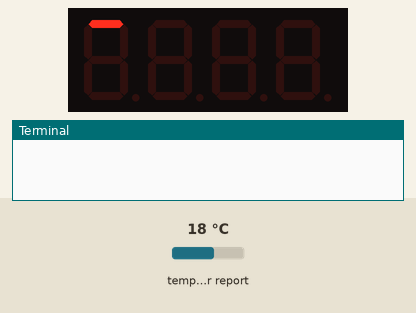
Simulated run of this program. Board: Raspberry Pi (BCM pin numbers). On the bench: 4-digit seven-segment display, the last lines printed to the terminal. The inputs (shaded band) are chosen by the test bench; at power-on: temperature in the web weather report 18 °C. The clock reads 2024-03-15 10:24:30 at power-on unless the program sets it; requests to the public web service named in the program get a made-up reply in its usual format after 0.4 s (London, UTC, broken clouds, 64 % humidity, 1013 hPa unless stated); threads take turns every 2 ms.

Above: at 0.1 s.
At 1.3 s:
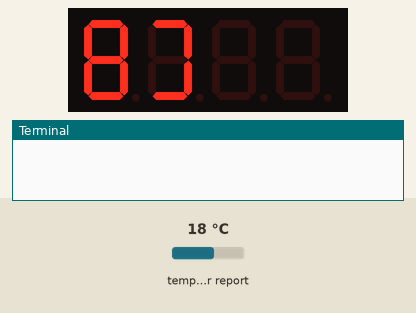
At 1.9 s:
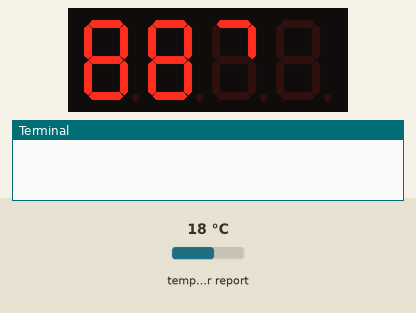
At 2.3 s:
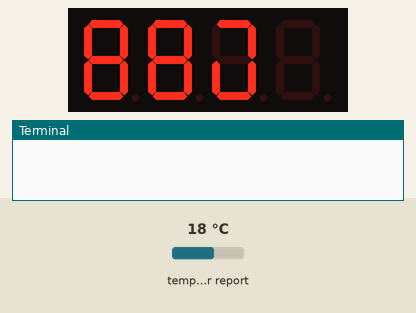
At 4.63 s:
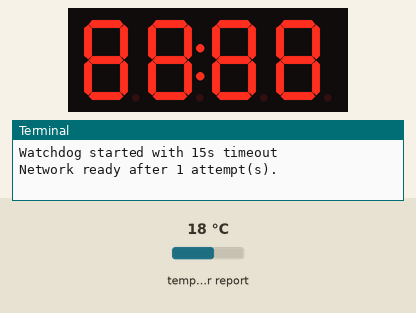
At 38.1 s:
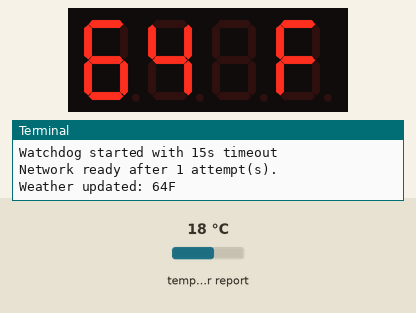

The program:

clock.py
```python
#!/usr/bin/env python3

# Copyright (c) 2015-2026 Sid Gadkari. All rights reserved.
# Redistribution and use in source and binary forms, with or without modification, are permitted provided that the following conditions are met: * Redistributions of source code must retain the above copyright notice, this list of conditions and the following disclaimer. * Redistributions in binary form must reproduce the above copyright notice, this list of conditions and the following disclaimer in the documentation and/or other materials provided with the distribution. * Neither the name of the nor the names of its contributors may be used to endorse or promote products derived from this software without specific prior written permission.
# THIS SOFTWARE IS PROVIDED BY THE COPYRIGHT HOLDERS AND CONTRIBUTORS "AS IS" AND ANY EXPRESS OR IMPLIED WARRANTIES, INCLUDING, BUT NOT LIMITED TO, THE IMPLIED WARRANTIES OF MERCHANTABILITY AND FITNESS FOR A PARTICULAR PURPOSE ARE DISCLAIMED. IN NO EVENT SHALL BE LIABLE FOR ANY DIRECT, INDIRECT, INCIDENTAL, SPECIAL, EXEMPLARY, OR CONSEQUENTIAL DAMAGES (INCLUDING, BUT NOT LIMITED TO, PROCUREMENT OF SUBSTITUTE GOODS OR SERVICES; LOSS OF USE, DATA, OR PROFITS; OR BUSINESS INTERRUPTION) HOWEVER CAUSED AND ON ANY THEORY OF LIABILITY, WHETHER IN CONTRACT, STRICT LIABILITY, OR TORT (INCLUDING NEGLIGENCE OR OTHERWISE) ARISING IN ANY WAY OUT OF THE USE OF THIS SOFTWARE, EVEN IF ADVISED OF THE POSSIBILITY OF SUCH DAMAGE.

# Last Revision Date: 2026-06-15 - I2C watchdog thread added to recover from bus hangs

#---------------------BEGIN USER PREFERENCES-------------
# Define time format (12 or 24 hour)
hour_format = 24

# Define if you want to see weather information (yes/no)
show_weather = "yes"

# Define temperature unit (F or C)
unit_pref = "F"

# Define your Open Weather Map API key
api_key = "ADD API KEY"

# Define your zip code
zip_code = "ADD ZIP CODE"

# Default display brightness (0.0 to 1.0)
default_brightness = 1.0

# Auto dimming based on time of day (enabled/disabled)
auto_dimming = "enabled"

# Display brightness during day (0.0 to 1.0)
day_bright = 0.5

# Display brightness during night (0.0 to 1.0)
night_bright = 0.2

# Maximum number of boot network wait attempts (5 second sleep between each)
network_wait_attempts = 12

# Number of consecutive weather fetch failures before suppressing display
# This prevents a single transient failure from permanently latching the error flag
weather_error_threshold = 3

# Watchdog timeout in seconds - if the main loop hasn't updated the heartbeat
# within this window, the watchdog will kill the process so systemd can restart it
watchdog_timeout = 15

#----------------------END USER PREFERENCES--------------

import os
import time
import datetime
import signal
import sys
import json
import socket
import threading
import urllib.request
import urllib.error
from board import SCL, SDA
import busio
from adafruit_ht16k33.segments import Seg7x4

# Initialize I2C bus
i2c = busio.I2C(SCL, SDA)

# Initialize display
display = Seg7x4(i2c, address=0x70)
display.brightness = default_brightness

# Change working directory
os.chdir('/usr/bin/rpi-clock')

# Set the hour offset based on user preference
hour_offset = 24 - hour_format

# Track consecutive weather fetch failures instead of a simple boolean latch
weather_error_count = 0

# Watchdog heartbeat timestamp - updated each main loop iteration
last_heartbeat = time.monotonic()

# Define display self-test function
def selftest():
    """Light all segments of the display to check for physical problems"""
    for position in [0, 1, 2, 3]:
        display.set_digit_raw(position, 0b00000001)
        time.sleep(0.12)
        display.set_digit_raw(position, 0b00000011)
        time.sleep(0.12)
        display.set_digit_raw(position, 0b00000111)
        time.sleep(0.12)
        display.set_digit_raw(position, 0b00001111)
        time.sleep(0.12)
        display.set_digit_raw(position, 0b00011111)
        time.sleep(0.12)
        display.set_digit_raw(position, 0b00111111)
        time.sleep(0.12)
        display.set_digit_raw(position, 0b01111111)
        time.sleep(0.12)

    display.colon = True
    time.sleep(1)

# Define system signal handler function
def signal_handler(sig, frame):
    """If RPi is shutting down or rebooting clear the LED display"""
    display.fill(0)
    sys.exit(0)

# Define network readiness check
def wait_for_network():
    """
    Block until DNS resolution succeeds or we exhaust attempts.
    Prevents the boot race condition where systemd-resolved isn't
    fully up before the script's first weather fetch.
    """
    for attempt in range(1, network_wait_attempts + 1):
        try:
            socket.getaddrinfo("api.openweathermap.org", 443)
            print(f"Network ready after {attempt} attempt(s).")
            return True
        except socket.gaierror:
            print(f"Network not ready, attempt {attempt}/{network_wait_attempts}. Waiting 5s...")
            time.sleep(5)
    print("Network did not become ready in time. Weather disabled until next successful fetch.")
    return False

# Define watchdog thread function
def watchdog():
    """
    Monitor the main loop heartbeat. If the heartbeat has not been updated
    within watchdog_timeout seconds, the main loop is assumed to be hung on
    an I2C transaction. Send SIGTERM to trigger the signal handler, which
    clears the display before exiting. systemd Restart=always will respawn.
    """
    global last_heartbeat
    while True:
        time.sleep(5)
        elapsed = time.monotonic() - last_heartbeat
        if elapsed > watchdog_timeout:
            print(f"Watchdog: main loop hung for {elapsed:.1f}s, sending SIGTERM to self")
            os.kill(os.getpid(), signal.SIGTERM)

# Define current time function
def currenttime():
    """Get current time and set flags for weather updates"""
    global now
    global hour
    global minute
    global second
    global flag_getweather
    global flag_displayweather

    # Set flag default values
    flag_getweather = False
    flag_displayweather = False

    # Get current time
    now = datetime.datetime.now()
    hour = now.hour
    minute = now.minute
    second = now.second

    # If the current hour is greater than 12, reformat the hour to conform to the user preference setting
    if hour > 12:
        hour = now.hour - hour_offset

    # Define condition to get current temperature
    if (second <= 4) and ((minute % 10) in [3, 6, 9]):
        flag_getweather = True

    # Define condition to display the temperature 4 times a minute
    if second in [5, 20, 35, 50]:
        flag_displayweather = True

# Define weather update function
def weatherupdate():
    """Fetch current temperature from OpenWeatherMap API"""
    global current_temp
    global weather_error_count

    # Define unit preference
    if unit_pref == "F":
        unit_name = "imperial"
    elif unit_pref == "C":
        unit_name = "metric"
    else:
        unit_name = "imperial"

    # Create URL for weather lookup
    url = f"https://api.openweathermap.org/data/2.5/weather?zip={zip_code}&units={unit_name}&appid={api_key}"

    # Get weather conditions
    try:
        with urllib.request.urlopen(url, timeout=10) as response:
            read_weather = response.read()
            parsed_weatherdata = json.loads(read_weather)

        parsed_temp = parsed_weatherdata['main']['temp']

        # Round temperature to nearest integer
        current_temp = int(round(parsed_temp, 0))

        # Successful fetch - reset error counter so display recovers automatically
        weather_error_count = 0
        print(f"Weather updated: {current_temp}{unit_pref}")

    except (urllib.error.URLError, urllib.error.HTTPError, KeyError, json.JSONDecodeError) as e:
        weather_error_count += 1
        print(f"Weather update error ({weather_error_count}/{weather_error_threshold}): {e}")

# Define helper to check if weather display should be suppressed
def weather_ok():
    """Returns True if weather data is usable (error count below threshold)"""
    return weather_error_count < weather_error_threshold

# Define draw unit function
def draw_unit():
    """Draw temperature unit (F or C) on the display"""
    if unit_pref == "F":
        display.set_digit_raw(3, 0b01110001)
    elif unit_pref == "C":
        display.set_digit_raw(3, 0b00111001)

# Define display weather function
def displayweather():
    """Display current temperature on the LED display"""
    global current_temp

    # Clear the display
    display.fill(0)

    try:
        # Handle single digit negative temperatures
        if -9 <= current_temp < 0:
            neg_temp = abs(current_temp)
            display.set_digit_raw(0, 0b01000000)
            display[1] = str(neg_temp % 10)

        # Handle double digit negative temperatures
        elif current_temp <= -10:
            neg_temp = abs(current_temp)
            display.set_digit_raw(0, 0b01000000)
            display[1] = str(neg_temp // 10)
            display[3] = str(neg_temp % 10)

        # Handle single digit positive temperatures
        elif 0 <= current_temp < 10:
            display[0] = str(current_temp % 10)

        # Handle double digit positive temperatures
        elif 10 <= current_temp < 100:
            display[0] = str(current_temp // 10)
            display[1] = str(current_temp % 10)

        # Handle triple digit positive temperatures
        elif current_temp >= 100:
            display[0] = str(current_temp // 100)
            display[1] = str((current_temp % 100) // 10)
            display[3] = str(current_temp % 10)

        # Draw temperature unit
        draw_unit()

        # Show temperature for 5 seconds
        time.sleep(5)

    except Exception as e:
        print(f"Display weather error: {e}")
        return

# Define display time function
def displaytime():
    """Display current time on the LED display"""
    display[0] = str(hour // 10)
    display[1] = str(hour % 10)
    display[2] = str(minute // 10)
    display[3] = str(minute % 10)

    display.colon = True
    time.sleep(1)
    display.colon = False
    time.sleep(1)

# Main execution
if __name__ == "__main__":
    # Run display self-test
    selftest()

    # Set flag when script is first run
    first_run = True

    # Register signal handler for clean shutdown
    signal.signal(signal.SIGTERM, signal_handler)

    # Start watchdog thread
    wdog = threading.Thread(target=watchdog, daemon=True)
    wdog.start()
    print(f"Watchdog started with {watchdog_timeout}s timeout")

    # Wait for network before attempting first weather fetch
    # This resolves the boot race condition with systemd-resolved
    if show_weather == "yes":
        wait_for_network()

    # Start main loop
    try:
        while True:
            # Update watchdog heartbeat
            last_heartbeat = time.monotonic()

            # Check current time
            currenttime()

            # Auto dimming logic
            if auto_dimming == "enabled":
                if (minute == 0 and second <= 10) or first_run:
                    if 7 <= hour <= 18:
                        display.brightness = day_bright
                    else:
                        display.brightness = night_bright

            # First run weather update
            if first_run and show_weather == "yes":
                weatherupdate()
                first_run = False

            # Get updated weather info
            if show_weather == "yes" and flag_getweather and weather_ok():
                weatherupdate()
                display.fill(0)
                displayweather()
            else:
                displaytime()

            # Show current temperature periodically
            if show_weather == "yes" and flag_displayweather and weather_ok():
                displayweather()
            else:
                displaytime()

            # Check current time again at end of loop
            currenttime()

    except KeyboardInterrupt:
        print("\nShutting down gracefully...")
        display.fill(0)
        sys.exit(0)
```

Measured:
- what the display in image 4 shows lasts 0.4 s, from 4.4 s to 4.8 s
